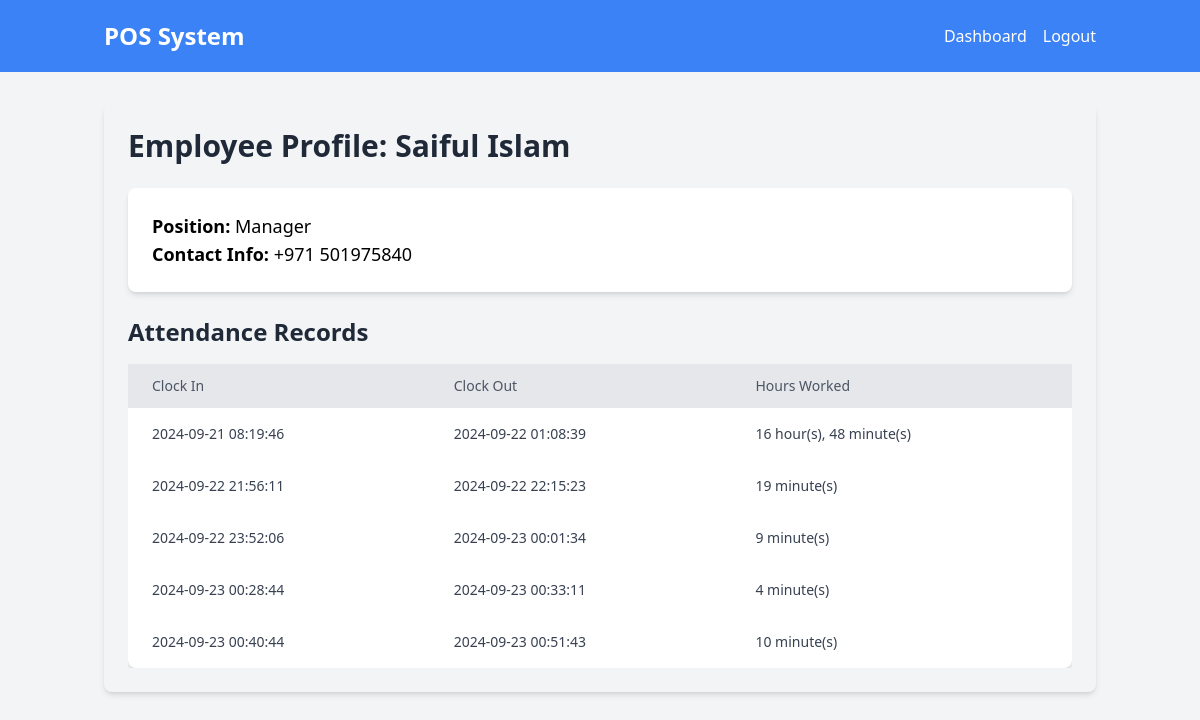
The app's page /employee/profile/1 (signed in), older data.
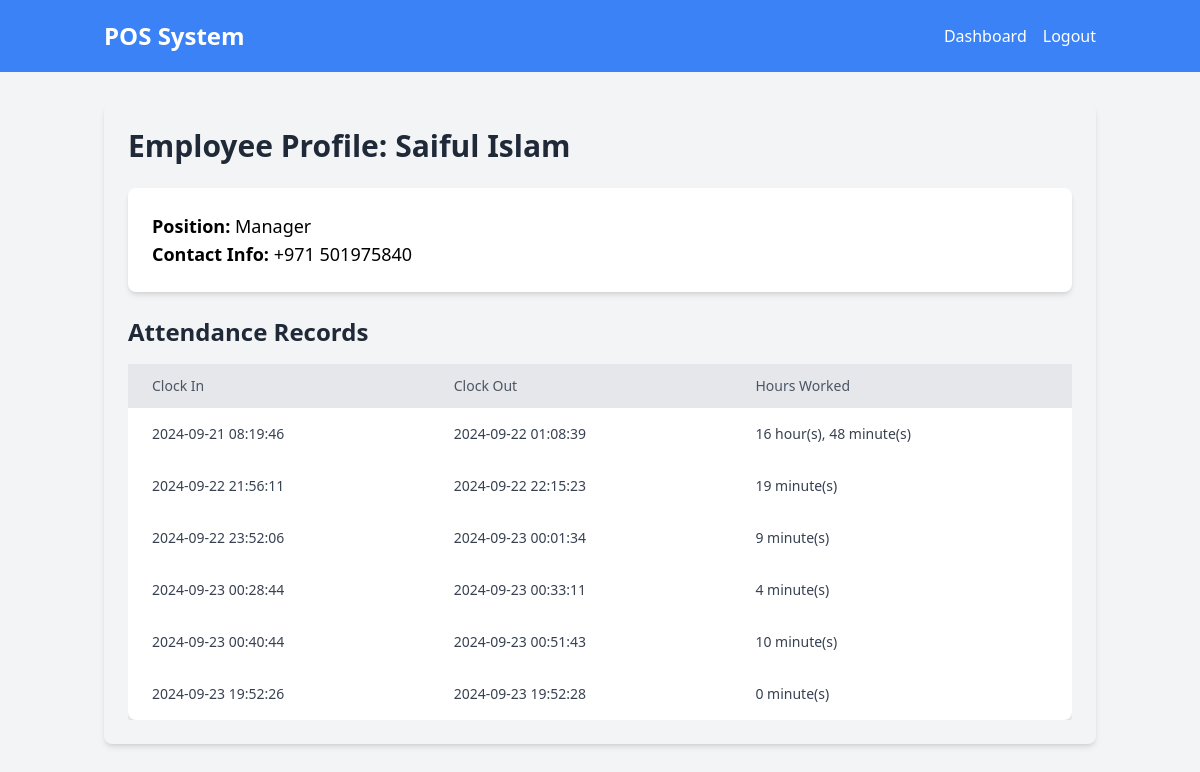
The same page, newer data.
### models.py (models this page shows)
class Employee(db.Model):
    id = db.Column(db.Integer, primary_key=True)
    name = db.Column(db.String(100), nullable=False)
    position = db.Column(db.String(100), nullable=False)
    contact_info = db.Column(db.String(100), nullable=False)
    attendance_records = db.relationship('Attendance', backref='employee', lazy=True)

class Attendance(db.Model):
    id = db.Column(db.Integer, primary_key=True)
    employee_id = db.Column(db.Integer, db.ForeignKey('employee.id'), nullable=False)
    clock_in = db.Column(db.DateTime, nullable=False)
    clock_out = db.Column(db.DateTime, nullable=True)
    @property
    def worked_hours(self):
        if self.clock_out:
            worked_time = self.clock_out - self.clock_in
            total_minutes = int(worked_time.total_seconds() / 60)
            hours, minutes = divmod(total_minutes, 60)
            if hours > 0:
                return f"{hours} hour(s), {minutes} minute(s)"
            else:
                return f"{minutes} minute(s)"
        return None

### routes.py (the view)
    @app.route("/employee/profile/<int:employee_id>", methods=["GET"])
    @login_required
    def employee_profile(employee_id):
        employee = Employee.query.get_or_404(employee_id)
        attendance_records = Attendance.query.filter_by(employee_id=employee_id).all()
        return render_template('employee_profile.html', employee=employee, attendance_records=attendance_records)

### templates/employee_profile.html
{% extends "base.html" %} {% block content %}
<div class="container mx-auto p-6 bg-gray-100 rounded-lg shadow-md">
  <h1 class="text-3xl font-bold text-gray-800 mb-6">
    Employee Profile: {{ employee.name }}
  </h1>
  <div class="bg-white p-6 rounded-lg shadow-md mb-6">
    <p class="text-lg"><strong>Position:</strong> {{ employee.position }}</p>
    <p class="text-lg">
      <strong>Contact Info:</strong> {{ employee.contact_info }}
    </p>
  </div>
  <h2 class="text-2xl font-bold text-gray-800 mb-4">Attendance Records</h2>
  <div class="overflow-x-auto">
    <table class="min-w-full bg-white rounded-lg shadow-md">
      <thead class="bg-gray-200">
        <tr>
          <th class="py-3 px-6 text-left text-sm font-medium text-gray-600">
            Clock In
          </th>
          <th class="py-3 px-6 text-left text-sm font-medium text-gray-600">
            Clock Out
          </th>
          <th class="py-3 px-6 text-left text-sm font-medium text-gray-600">
            Hours Worked
          </th>
        </tr>
      </thead>
      <tbody class="text-gray-700">
        {% for record in attendance_records %}
        <tr class="hover:bg-gray-100 transition duration-300">
          <td class="py-4 px-6 text-sm">
            {{ record.clock_in.strftime('%Y-%m-%d %H:%M:%S') }}
          </td>
          <td class="py-4 px-6 text-sm">
            {{ record.clock_out.strftime('%Y-%m-%d %H:%M:%S') if
            record.clock_out else 'Still Working' }}
          </td>
          <td class="py-4 px-6 text-sm">
            {{ record.worked_hours if record.worked_hours else 'N/A' }}
          </td>
        </tr>
        {% endfor %}
      </tbody>
    </table>
  </div>
</div>
{% endblock %}

### templates/base.html (shortened to what this page needs)
<!DOCTYPE html>
<html lang="en">
  <head>
    <link
      rel="stylesheet"
      href="{{ url_for('static', filename='css/styles.css') }}"
    />
    <link
      rel="stylesheet"
      href="https://cdnjs.cloudflare.com/ajax/libs/font-awesome/6.0.0/css/all.min.css"
    />
  </head>
  <body class="bg-gray-100">
    <header class="bg-blue-500 text-white py-4">
      <div
        class="container mx-auto flex flex-wrap justify-between items-center px-4"
      >
        <h1 class="text-2xl font-bold">POS System</h1>
        <nav class="w-full md:w-auto">
          <ul class="flex flex-col md:flex-row md:space-x-4 mt-2 md:mt-0">
            {% if current_user.is_authenticated %}
            <li>
              <a
                href="{{ url_for('dashboard') }}"
                class="hover:underline block text-center py-2 md:inline-block"
                >Dashboard</a
              >
            </li>
            <li>
              <a
                href="{{ url_for('logout') }}"
                class="hover:underline block text-center py-2 md:inline-block"
                >Logout</a
              >
            </li>
            {% endif %}
          </ul>
        </nav>
      </div>
    </header>
    <div class="main-content container mx-auto px-4 py-8">
      {% block content %}{% endblock %}
    </div>
  </body>
</html>

### static/css/styles.css (style rules this page uses)
html, :host { line-height: 1.5; -webkit-text-size-adjust: 100%; -moz-tab-size: 4; -o-tab-size: 4; tab-size: 4; font-family: ui-sans-serif, system-ui, sans-serif, "Apple Color Emoji", "Segoe UI Emoji", "Segoe UI Symbol", "Noto Color Emoji"; font-feature-settings: normal; font-variation-settings: normal; -webkit-tap-highlight-color: transparent; }
body { margin: 0; line-height: inherit; }
h1, h2, h3, h4, h5, h6 { font-size: inherit; font-weight: inherit; }
a { color: inherit; text-decoration: inherit; }
b, strong { font-weight: bolder; }
table { text-indent: 0; border-color: inherit; border-collapse: collapse; }
blockquote, dl, dd, h1, h2, h3, h4, h5, h6, hr, figure, p, pre { margin: 0; }
ol, ul, menu { list-style: none; margin: 0; padding: 0; }
.container { width: 100%; }
@media (min-width: 640px) { .container { max-width: 640px; } }
@media (min-width: 768px) { .container { max-width: 768px; } }
@media (min-width: 1024px) { .container { max-width: 1024px; } }
.mx-auto { margin-left: auto; margin-right: auto; }
.mb-4 { margin-bottom: 1rem; }
.mb-6 { margin-bottom: 1.5rem; }
.mt-2 { margin-top: 0.5rem; }
.block { display: block; }
.flex { display: flex; }
.w-full { width: 100%; }
.min-w-full { min-width: 100%; }
.flex-col { flex-direction: column; }
.flex-wrap { flex-wrap: wrap; }
.items-center { align-items: center; }
.justify-between { justify-content: space-between; }
.overflow-x-auto { overflow-x: auto; }
.rounded-lg { border-radius: 0.5rem; }
.bg-blue-500 { --tw-bg-opacity: 1; background-color: rgb(59 130 246 / var(--tw-bg-opacity)); }
.bg-gray-100 { --tw-bg-opacity: 1; background-color: rgb(243 244 246 / var(--tw-bg-opacity)); }
.bg-gray-200 { --tw-bg-opacity: 1; background-color: rgb(229 231 235 / var(--tw-bg-opacity)); }
.bg-white { --tw-bg-opacity: 1; background-color: rgb(255 255 255 / var(--tw-bg-opacity)); }
.p-6 { padding: 1.5rem; }
.px-4 { padding-left: 1rem; padding-right: 1rem; }
.px-6 { padding-left: 1.5rem; padding-right: 1.5rem; }
.py-2 { padding-top: 0.5rem; padding-bottom: 0.5rem; }
.py-3 { padding-top: 0.75rem; padding-bottom: 0.75rem; }
.py-4 { padding-top: 1rem; padding-bottom: 1rem; }
.py-8 { padding-top: 2rem; padding-bottom: 2rem; }
.text-left { text-align: left; }
.text-center { text-align: center; }
.text-2xl { font-size: 1.5rem; line-height: 2rem; }
.text-3xl { font-size: 1.875rem; line-height: 2.25rem; }
.text-lg { font-size: 1.125rem; line-height: 1.75rem; }
.text-sm { font-size: 0.875rem; line-height: 1.25rem; }
.font-bold { font-weight: 700; }
.font-medium { font-weight: 500; }
.text-gray-600 { --tw-text-opacity: 1; color: rgb(75 85 99 / var(--tw-text-opacity)); }
.text-gray-700 { --tw-text-opacity: 1; color: rgb(55 65 81 / var(--tw-text-opacity)); }
.text-gray-800 { --tw-text-opacity: 1; color: rgb(31 41 55 / var(--tw-text-opacity)); }
.text-white { --tw-text-opacity: 1; color: rgb(255 255 255 / var(--tw-text-opacity)); }
.shadow-md { --tw-shadow: 0 4px 6px -1px rgb(0 0 0 / 0.1), 0 2px 4px -2px rgb(0 0 0 / 0.1); --tw-shadow-colored: 0 4px 6px -1px var(--tw-shadow-color), 0 2px 4px -2px var(--tw-shadow-color); box-shadow: var(--tw-ring-offset-shadow, 0 0 #0000), var(--tw-ring-shadow, 0 0 #0000), var(--tw-shadow); }
.transition { transition-property: color, background-color, border-color, text-decoration-color, fill, stroke, opacity, box-shadow, transform, filter, -webkit-backdrop-filter; transition-property: color, background-color, border-color, text-decoration-color, fill, stroke, opacity, box-shadow, transform, filter, backdrop-filter; transition-property: color, background-color, border-color, text-decoration-color, fill, stroke, opacity, box-shadow, transform, filter, backdrop-filter, -webkit-backdrop-filter; transition-timing-function: cubic-bezier(0.4, 0, 0.2, 1); transition-duration: 150ms; }
.duration-300 { transition-duration: 300ms; }
@media (min-width: 768px) { .md\:mt-0 { margin-top: 0px; } }
@media (min-width: 768px) { .md\:inline-block { display: inline-block; } }
@media (min-width: 768px) { .md\:w-auto { width: auto; } }
@media (min-width: 768px) { .md\:flex-row { flex-direction: row; } }
@media (min-width: 768px) { .md\:space-x-4 > :not([hidden]) ~ :not([hidden]) { --tw-space-x-reverse: 0; margin-right: calc(1rem * var(--tw-space-x-reverse)); margin-left: calc(1rem * calc(1 - var(--tw-space-x-reverse))); } }

Row changes from the older to the newer data that the page shows:
added Attendance: clock_in "2024-09-23 19:52:26", clock_out "2024-09-23 19:52:28", clock_out+clock_in "0 minute(s)"
